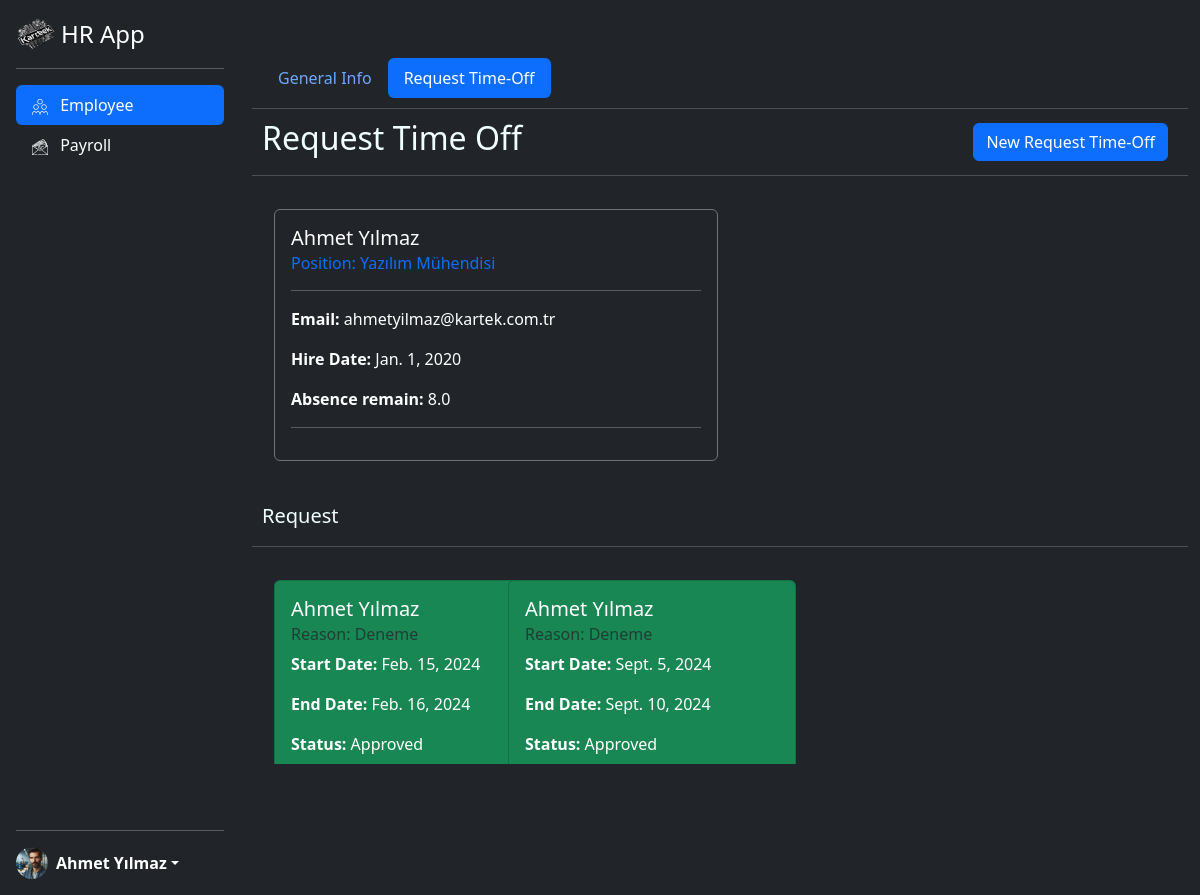
/hr_app/timeoffemployee/ (signed in), run on the app's committed database.
### hr_app/models.py (models this page shows, shortened)
class Employee(models.Model):
    user = models.OneToOneField(User, on_delete=models.CASCADE,null=True, blank=True)
    name = models.CharField(max_length=100)
    email = models.EmailField(help_text="someone@kartek.com",unique=True)
    phone = models.CharField(max_length=15)
    address = models.TextField(null=True)
    position = models.CharField(max_length=50)
    contract_type = models.CharField(max_length=50)
    hire_date= models.DateField()
    salary = models.DecimalField(max_digits=10,decimal_places=2)
    department = models.CharField(max_length=100)
    education = models.CharField(max_length=100)
    birthdate = models.DateField()
    photo = models.ImageField(upload_to="employee_photos/")
    password = models.CharField(max_length=120)
    absence = models.DecimalField(max_digits=4,decimal_places=1,null=True)
    USERNAME_FIELD = 'email'
    REQUIRED_FIELDS = ['name']

class LeaveRequest(models.Model):
    STATUS_CHOICES = [
        ("Pending", "Pending"),
        ("Approved", "Approved"),
        ("Rejected","Rejected")
    ]
    employee = models.ForeignKey(Employee, on_delete=models.CASCADE, related_name="leave_request")
    start_date = models.DateField()
    end_date = models.DateField()
    reason = models.CharField(max_length=100)
    status = models.CharField(max_length=20, choices=STATUS_CHOICES,default="Pending",null=True)

### hr_app/views.py (the view)
# urls.py: path('timeoffemployee/', views.timeoffemployee, name="timeoffemployee"),
@login_required(login_url="/login")
def timeoffemployee(request):
    employee = Employee.objects.get(email=request.user.email)
    leave_requests = LeaveRequest.objects.filter(employee=employee.id)
    return render(request,"timeoffemployee.html",{"employee":employee, "leave_requests":leave_requests})

### hr_app/templates/timeoffemployee.html (shortened to what this page needs)
{% load static %}
<html lang="en">
<head>
    <link href="https://cdn.jsdelivr.net/npm/bootstrap@5.3.3/dist/css/bootstrap.min.css" rel="stylesheet">
    <link rel="stylesheet" href="{% static 'header.css' %}">
    <link rel="stylesheet" href="https://cdnjs.cloudflare.com/ajax/libs/fullcalendar/3.9.0/fullcalendar.css" />
</head>
<body class="bg-dark">
    <div class="d-flex flex-column flex-shrink-0 p-3 text-bg-dark" style="width: 20%; height: 100%;">
        <a href="{% url 'hr_app:homeemployee' %}" class="d-flex align-items-center mb-3 mb-md-0 me-md-auto text-white text-decoration-none">
          <img src="{% static 'Kartek logo.png' %}" alt="Kartek logo" width="40px" height="32px" style="margin-right: 5px;">
          <span class="fs-4">HR App</span>
        </a>
        <hr>
        <ul class="nav nav-pills flex-column mb-auto">
          <li class="nav-item">
            <a href="{% url 'hr_app:homeemployee' %}" class="nav-link active text-white" aria-current="page">
              <img src="{% static 'employees.png' %}" class="bi pe-none me-2" width="16" height="16"></img>
              Employee
            </a>
          </li>
          <li>
            <a href="{% url 'hr_app:payrollemployee' %}" class="nav-link text-white">
              <img src="{% static 'salary.png' %}" class="bi pe-none me-2" width="16" height="16"></img>
              Payroll
            </a>
          </li>
        </ul>
        <hr>
        <div class="dropdown">
          <a href="#" class="d-flex align-items-center text-white text-decoration-none dropdown-toggle" data-bs-toggle="dropdown" aria-expanded="false">
            <img src="{{employee.photo.url}}" alt="" width="32" height="32" class="rounded-circle me-2">
            <strong>{{employee.name}}</strong>
          </a>
        </div>
    </div>
      <div class="container fixed-top " style="max-height: 80vh; overflow-y: auto; margin-left: 20%; margin-top: 4%; width: auto;">
        <nav class=" nav nav-pills navbar-expand-lg bg-dark border-bottom border-body" data-bs-theme="dark" style="color: azure;
        padding: 10px;">
            <a href="{% url 'hr_app:homeemployee' %}" class="nav-link" aria-current="page"> General Info </a>
            <a href="{% url 'hr_app:timeoffemployee' %}" class="nav-link active"> Request Time-Off</a>
          </nav>
          <nav class="navbar navbar-expand-lg bg-dark border-bottom border-body" data-bs-theme="dark" style="padding: 10px; color: azure;">
            <h2 style="margin-right: auto;"> Request Time Off </h2>
            <a class="btn btn-primary" href="{% url 'hr_app:add_leave_request' %}" role="button" style="margin-right: 10px;">New Request Time-Off</a>
          </nav>
        <hr>
          <div class="container" style="margin: 10px; overflow-y: auto; width: 50%;">
                <div class="card text-bg-dark border-secondary">
                    <div class="card-body">
                      <h5 class="card-title"> {{employee.name}} </h5>
                      <h6 class="card-subtitle mb-2 text-primary">Position: {{employee.position}} </h6>
                      <hr>
                      <p class="card-text"> <b>Email:</b> {{employee.email}}</p>
                      <p class="card-text"> <b>Hire Date:</b> {{employee.hire_date}}</p>
                      <p class="card-text"> <b>Absence remain:</b> {{employee.absence}}</p>
                      <hr>
                    </div>
                  </div>
          </div>
          <hr>
          <nav class="navbar navbar-expand-lg bg-dark border-bottom border-body" data-bs-theme="dark" style="padding: 10px; color: azure;">
            <h5 style="margin-right: auto;"> Request </h5>
          </nav>
          <hr>
          <div class="container" style="margin: 10px; overflow-y: auto;">
            <div class="row row-cols-4">
                {% for leave_request in leave_requests  %}
              <div class="col">
                {% if leave_request.status == "Approved" %}
                <div class="card text-bg-success" style="width: 18rem;">
                    <div class="card-body">
                      <h5 class="card-title"> {{employee.name}} </h5>
                      <h6 class="card-subtitle mb-2 text-body-secondary">Reason: {{leave_request.reason}} </h6>
                      <p class="card-text"> <b>Start Date:</b> {{leave_request.start_date}}</p>
                      <p class="card-text"> <b>End Date:</b> {{leave_request.end_date}}</p>
                      <p class="card-text"> <b>Status:</b> {{leave_request.status}}</p>
                    </div>
                  </div>
                {% endif %}
              </div>
                {% endfor %}
            </div>
          </div>
        </div>
</body>
</html>

### data on the page
Employee: photo (picture), name "Ahmet Yılmaz", position "Yazılım Mühendisi", email "ahmetyilmaz@kartek.com.tr", hire_date "Jan. 1, 2020", absence "8.0"
LeaveRequest: reason "Deneme", start_date "Feb. 15, 2024", end_date "Feb. 16, 2024", status "Approved"
LeaveRequest: reason "Deneme", start_date "Sept. 5, 2024", end_date "Sept. 10, 2024", status "Approved"
